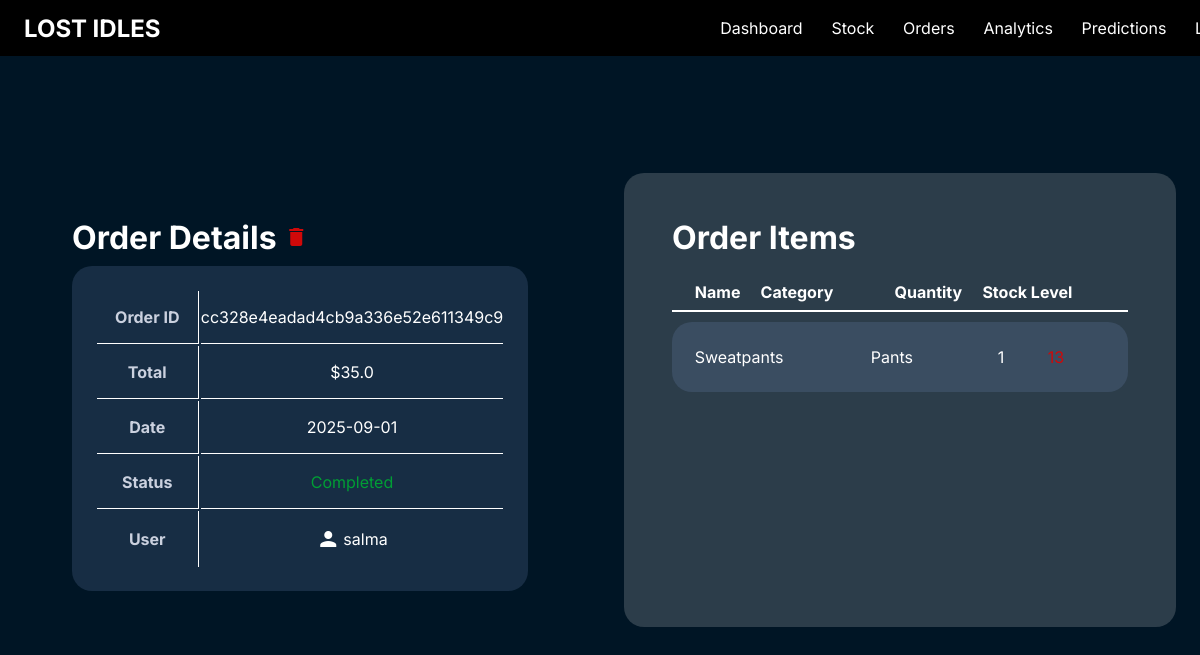
Screenshot of /order/cc328e4eadad4cb9a336e52e611349c9 (signed in) with the database file from the repository.
### app.py (models this page shows, shortened)
class Orders(db.Model):
    __tablename__ = 'orders'
    order_id = db.Column(db.String(50), primary_key=True)
    order_date = db.Column(db.Date, nullable=False, default=date.today)
    status = db.Column(db.Boolean, nullable=False)
    total = db.Column(db.Float, nullable=False)
    user_id = db.Column(db.String(50), db.ForeignKey('users.user_id'))
    user = db.relationship('Users', back_populates='orders')
    order_items = db.relationship('OrderStock', back_populates='order', cascade="all, delete-orphan")

class Users(UserMixin, db.Model):
    __tablename__ = 'users'
    user_id = db.Column(db.String(50), primary_key=True)
    username = db.Column(db.String(50), nullable=False)
    email = db.Column(db.String(120), unique=True, nullable=False)
    password = db.Column(db.String(5000), nullable=False)
    orders = db.relationship('Orders', back_populates='user', cascade="all, delete-orphan")

class Stock(db.Model):
    __tablename__ = 'stock'
    stock_id = db.Column(db.String(50), primary_key=True)
    name = db.Column(db.String(50), nullable=False)
    category = db.Column(db.String(50), nullable=False)
    stock_level = db.Column(db.Integer, nullable=False)
    image = db.Column(db.String(120), nullable=True)
    price = db.Column(db.Float, nullable=False)
    order_items = db.relationship('OrderStock', back_populates='stock', cascade="all, delete-orphan")

### app.py (the view, shortened to what this page needs)
@app.route('/order/<order_id>', methods=['GET', 'DELETE'])
@login_required
def individual_order(order_id):
    if request.method == 'GET':
        order = db.session.execute(
            db.select(Orders).filter_by(order_id=order_id)
        ).scalar_one_or_none()
        user = db.session.execute(
            db.select(Users).filter_by(user_id=order.user_id)
        ).scalar_one_or_none()
        if not order:
            return "Order not found", 404
        items = [
            {
                'id': item.stock.stock_id,
                'name': item.stock.name,
                'category': item.stock.category,
                'price': item.stock.price,
                'image': item.stock.image,
                'quantity': item.quantity,
                'level': item.stock.stock_level
            } for item in order.order_items
        ]
        order_data = {
            'order_id': order.order_id,
            'order_date': order.order_date,
            'status': order.status,
            'total': order.total,
            'user': user.username,
            'length': len(items)
        }
        return render_template('individual_order.html', order=order_data, items=items)

### app.py (called while the page is built)
@login_manager.user_loader
def load_user(user_id):
    return Users.query.get(user_id)

### templates/individual_order.html (shortened to what this page needs)
{% extends "boiler.html" %}
{% block head %}
    <link rel="stylesheet" href="{{ url_for('static', filename='styles/individual_order.css') }}">
    <link rel="stylesheet" href="{{ url_for('static', filename='styles/order.css') }}">
{% endblock %}
{% block content %}
    <main>
        <div id="containers">
            <div id="left" style="background: none;">
                <h1>Order Details <i class="material-icons" style="color:#CF0909; cursor: pointer" onclick="deleteOrder()">delete</i></h1>
                <table>
                    <tr>
                        <td>Order ID</td>
                        <td>{{order.order_id}}</td>
                    </tr>
                    <tr>
                        <td>Total</td>
                        <td>${{order.total}}</td>
                    </tr>
                    <tr>
                        <td>Date</td>
                        <td>{{order.order_date}}</td>
                    </tr>
                    <tr>
                        <td>Status</td>
                        {% if order.status %}
                            <td style="color: #009E35">
                                Completed
                            </td>
                        {% else %}
                            <td style="color: #CF0909">
                                Pending
                            </td>
                        {% endif %}
                    </tr>
                    <tr>
                        <td>User</td>
                        <td style="display: flex; align-items: center; justify-content: center; gap: 1%">
                            <i class="material-icons">person     </i>
                            {{order.user}}</td>
                    </tr>
                </table>
            </div>
            <div id="right">
                <div style="
                    display:flex;
                    justify-content: space-between;
                    align-items: center;
                    ">
                    <h1>Order Items</h1>
                </div>
                <div class="labels">
                    <h4>Name</h4>
                    <h4 style="margin-right: 10%;">Category</h4>
                    <h4>Quantity</h4>
                    <h4 style="margin-right: 8%;">Stock Level</h4>
                </div>
                <div id="pending-order-container">
                    {% for s in items %}
                        <div class="order" onclick="redirect('{{s.id}}')"
                            <p>{{s.name}}</p>
                            <p style="margin-right: 10%;">{{s.category}}</p>
                            <p>{{s.quantity}}</p>
                            <p style="margin-right: 10%;" id="level">{{s.level}}</p>
                        </div>
                    {% endfor %}
                </div>
            </div>
        </div>
    </main>
{% endblock %}

### static/styles/global.css (style rules this page uses)
body { font-family: "Inter"; }
main { color: white; text-align: center; display: flex; align-items: center; justify-content: center; height: 100vh; margin: 0; }

### static/styles/individual_order.css (style rules this page uses)
table { width: 100%; height: 80%; background: rgba(116,142,189,0.2); border-radius: 20px; padding: 5%; }
td { padding: 16px 0; border-bottom: 1px solid white; vertical-align: middle; }
tr:last-child td { border-bottom: none; }
td:first-child { border-right: 1px solid white; color: #cbd1df; font-weight: bolder; width: 30%; }

### static/styles/order.css (style rules this page uses)
body { background-color: #001525; }
#left, #right { width:40vw; padding: 3% 4%; margin: 2%; background: rgba(217,217,217,0.2); border-radius: 20px; }
.labels { display: flex; flex-direction: row; justify-content: space-between; align-items: center; padding: 0 5%; border-bottom: 2px solid white; }
.labels h4 { margin: 4% 0 2% 0; }
h1 { margin: 2% 0; text-align: left; }
.order { display: flex; flex-direction: row; justify-content: space-between; align-items: center; padding: 2% 5%; margin: 2% 0; background: rgba(116,142,189,0.2); border-radius: 20px; transition: 0.2s; }
.order p { max-width: 4vw; text-overflow: ellipsis; white-space: nowrap; overflow: hidden; }
main { flex-direction: column; }
#containers { width: 100%; display: flex; }
#pending-order-container, #order-history-container { height: 30vh; overflow-y: scroll; }

### rows the page displays
Orders: order_id "cc328e4eadad4cb9a336e52e611349c9", total "35.0", order_date "2025-09-01"
Users: user "salma"
Stock: name "Sweatpants", category "Pants", quantity "1"
